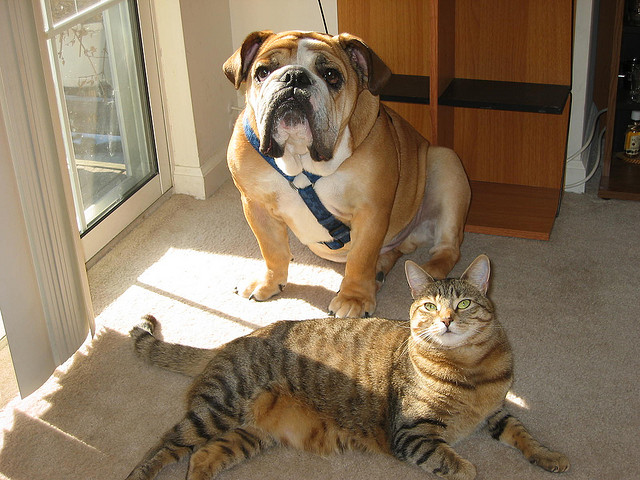
#> input picture notebooks/cat_and_dog.png, 640 x 480 px, found by its file name
$ jupyter execute --allow-errors cat_and_dog.ipynb   (shell and % lines are left out)   (older library calls are emulated)
#> lines starting #> are read from the running program, lines starting #| are printed output that depends on the picture
### src/engine.py
import os
import torch
import time
import numpy as np
from torch.utils.tensorboard import SummaryWriter
import matplotlib.pyplot as plt

from src.utils import util, metrics
from src.utils.util import *
from src.core.criterions import mln_uncertainties
from src.builders import model_builder, dataloader_builder, checkpointer_builder,\
                         optimizer_builder, criterion_builder, scheduler_builder,\
                         meter_builder, localizer_builder, evaluator_builder


class BaseEngine(object):

    def __init__(self, config_path, logger, save_dir, device):
        # Assign a logger
        self.logger = logger

        # Load configurations
        config = util.load_config(config_path)

        self.config = config
        self.model_config = config['model']
        self.train_config = config['train']
        self.eval_config = config['eval']
        self.data_config = config['data']

        # Determine which device to use
        device = device  if torch.cuda.is_available() else 'cpu'
        # device = 'cuda:3'
        self.device = torch.device(device)

        if device == 'cpu':
            self.logger.warn('GPU is not available.')
        else:
            self.logger.warn('GPU is available.')

        # Determine the eval standard
        self.eval_standard = self.eval_config['standard']

        # Load a summary writer
        self.save_dir = save_dir
        self.writer = SummaryWriter(log_dir=self.save_dir)

    def run(self):
        pass


class Engine(BaseEngine):

    def __init__(self, config_path, logger, save_dir, device):
        super(Engine, self).__init__(config_path, logger, save_dir, device)

    # [456 lines left out: functions define, run, _train_one_epoch, _train_one_epoch_uncertainty_mask, _validate_once_uncertainty_mask, _test_once and 2 more, not called in this run]

### src/utils/util.py
import torch
import getpass
import logging
import random, os, cv2
import yaml
import numpy as np
from PIL import Image
from colorlog import ColoredFormatter
from tqdm import tqdm

import matplotlib
import matplotlib.pyplot as plt
import matplotlib.patches as patches

from scipy.ndimage.filters import gaussian_filter
from scipy import io

path = os.getcwd()
if path.split('/')[-1] == 'notebooks':
    os.chdir('..')
from src.core.criterions import *
from notebooks.label_names import *


loss_types = ['mace_avg','alea_avg','epis_avg']
color_dict = {'head' : 'lightcyan' , 'lear':'red', 'rear':'red', 'leye':'blue','reye':'blue',
               'muzzle' : 'brown', 'torso':'purple','lblleg':'aqua','lbuleg':'aqua', 'nose' : 'darkred',
             'lfleg' :'aqua' , 'rfleg' : 'aqua', 'lfpa' : 'aqua','rfpa' : 'aqua', 'lbleg':'aqua',
             'lbpa':'navy','rbleg':'aqua','rbpa':'navy','tail' : 'darkslateblue','lflleg':'aqua','lfuleg':'aqua',
             'rblleg':'aqua','lblleg':'aqua','rbuleg':'aqua', 'screen' : 'aqua','frontside':'green',
             'rightside':'navy','door_1':'aqua','rightmirror':'brown','headlight_1':'red',
             'wheel_1':'silver','wheel_2':'silver','window_1':'lightcyan','window_2':'lightcyan','window_3':'lightcyan',
             'lebrow' : 'dimgray','rebrow':'dimgray','mouth':'lightcoral','luarm':'aqua','ruarm':'aqua',
             'body':'purple', 'cap' : 'tan','hair':'black','neck' : 'bisque', 'beak':'red','lleg':'aqua','rleg':'aqua'
             ,'rfoot':'navy','lfoot':'navy','llarm':'aqua','rlarm':'aqua','lhand':'navy','rhand':'navy',
             'llleg':'aqua','rlleg':'aqua','luleg':'navy','ruleg':'navy','rflleg':"aqua",'lflleg':"aqua",
             'rfuleg':'aqua','lfuleg':'aqua','pot' : 'yellow','plant':'green','bliplate':'dimgray','backside':'red',
             'lwing':'orange','rwing':'orange','boat':'purple','fwheel':'aqua','bwheel':'aqua','chainwheel':'silver',
             'handlebar':'navy','saddle':'red','lfho':'navy','rfho':'navy','lbho':'navy','rbho':'navy',
             'sofa':'purple','leftside':'aqua','fliplate':'purple','headlight_2':'red','headlight_3':'red',
             'headlight_4':'red','headlight_5':'red','headlight_6':'red','headlight_7':'red','motorbike':'purple',
             'coach_1':'orange','crightside_1':'purple','croofside_1':'gold','hfrontside':'green','hrightside':'blue',
             'hroofside':'lightcyan','bird':'purple','leftmirror':'brown','roofside':'gold'}

# Logging
# =======

def load_log(name):
    def _infov(self, msg, *args, **kwargs):
        self.log(logging.INFO + 1, msg, *args, **kwargs)

    ch = logging.StreamHandler()
    ch.setLevel(logging.DEBUG)

    formatter = ColoredFormatter(
        "%(log_color)s[%(asctime)s - %(name)s] %(message)s",
        datefmt=None,
        reset=True,
        log_colors={
            'DEBUG':    'cyan',
            'INFO':     'white,bold',
            'INFOV':    'cyan,bold',
            'WARNING':  'yellow',
            'ERROR':    'red,bold',
            'CRITICAL': 'red,bg_white',
        },
        secondary_log_colors={},
        style='%'
    )
    ch.setFormatter(formatter)

    log = logging.getLogger(name)
    log.setLevel(logging.DEBUG)
    log.handlers = []       # No duplicated handlers
    log.propagate = False   # workaround for duplicated logs in ipython
    log.addHandler(ch)

    logging.addLevelName(logging.INFO + 1, 'INFOV')
    logging.Logger.infov = _infov
    return log


# General utils
# =============

def load_config(config_path):
    with open(config_path) as file:
        config = yaml.load(file, Loader=yaml.FullLoader)
    return config

# [525 lines left out: functions cutout_func, blur_func, imagenet_sample, divide_mask, iou_calc, ioa_calc and 12 more, not called in this run]

# Path utils
# ==========

def mkdir_p(path):
    os.makedirs(path, exist_ok=True)
    return path


# MultiGPU
# ========

class DataParallel(torch.nn.DataParallel):
    # [145 lines left out: functions __getattr__, getBlurAlea, normalization_params, normalization_params2, unnormalize_images, mln_gather and 1 more, not called in this run]

### notebooks/cat_and_dog.ipynb
[cell 1]
import os
import sys
import matplotlib.pyplot as plt
import numpy as np
import torch
from PIL import Image

path = os.getcwd()
if path.split('/')[-1] == 'notebooks':
    os.chdir('..')

[cell 2]
from src.engine import Engine
from src.utils.util import *

# Load a model

[cell 3]
config_path = 'configs/mln_resnet18_oxfordpets.yml'
save_dir = '/home/yo0n/바탕화면/RIL/ucam/notebook_test'
logger = load_log(save_dir)
checkpoint_path = '/home/yo0n/바탕화면/RIL/ucam/ckpt/checkpoint_best.pth'

#> (a cell that did not finish here is left out)

[cell 5]
cat_and_dog =img = Image.open("./data/notebook/cat_and_dog.png")
#> cat_and_dog is the input picture: PIL image 640x480 RGB; mean R, G, B 136.6, 117.3, 93.1
cat_and_dog = cat_and_dog.resize((224, 224), Image.ANTIALIAS)
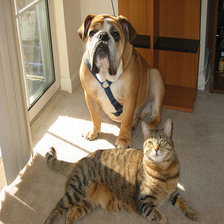
#> cat_and_dog: PIL image 224x224 RGB; mean R, G, B 136.6, 117.3, 93.1
plt.imshow(cat_and_dog)

[cell 6]
inp = np.array(cat_and_dog)/255. - np.array((0.5,0.5,0.5))
#> (the rest of this cell did not finish here and is left out)
